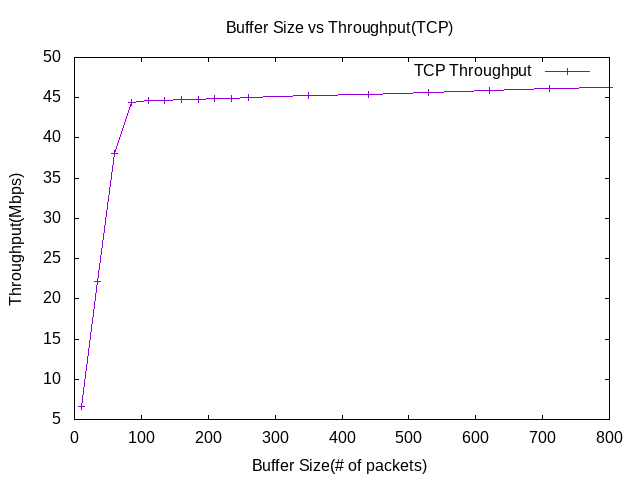

This chart was generated by the following gnuplot code:
set terminal png
set output "tcp_vs_buffersize.png"
set title "Buffer Size vs Throughput(TCP)"
set xlabel "Buffer Size(# of packets)"
set ylabel "Throughput(Mbps)"

set xrange [0:800]
plot "-"  title "TCP Throughput" with linespoints
10 6.59993
35 22.1996
60 38.1136
85 44.4042
110 44.6173
135 44.689
160 44.7377
185 44.7991
210 44.8606
235 44.9221
260 44.996
350 45.2172
440 45.4259
530 45.6471
620 45.8717
710 46.0928
800 46.312
e
